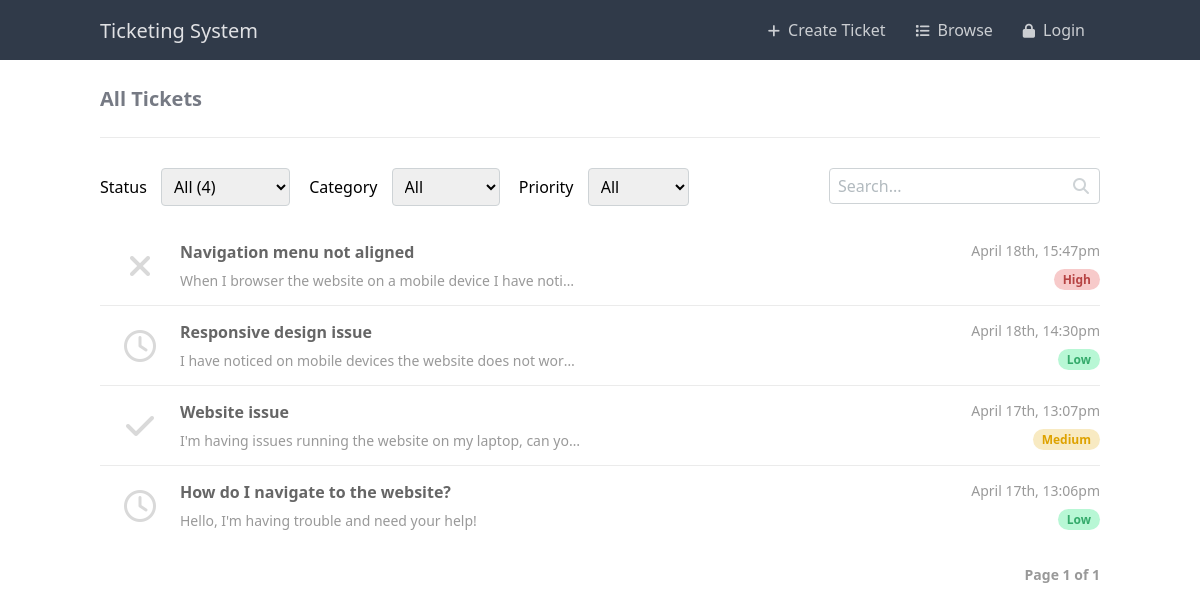
/tickets.php, run on the app's committed database.
### tables this page shows
CREATE TABLE IF NOT EXISTS `tickets` (
  `id` int(11) NOT NULL AUTO_INCREMENT,
  `title` varchar(255) NOT NULL,
  `msg` text NOT NULL,
  `full_name` varchar(50) NOT NULL DEFAULT '',
  `email` varchar(255) NOT NULL,
  `created` datetime NOT NULL DEFAULT current_timestamp(),
  `ticket_status` enum('open','closed','resolved') NOT NULL DEFAULT 'open',
  `priority` enum('low','medium','high') NOT NULL DEFAULT 'low',
  `category_id` int(1) NOT NULL DEFAULT 1,
  `private` tinyint(1) NOT NULL DEFAULT 1,
  `account_id` int(11) NOT NULL DEFAULT 0,
  `approved` tinyint(1) NOT NULL DEFAULT 0,
  PRIMARY KEY (`id`)
);

### tickets.php (the view, shortened to what this page needs)
<?php
include 'functions.php';
$pdo = pdo_connect_mysql();
$status = isset($_GET['status']) ? $_GET['status'] : 'all';
$category = isset($_GET['category']) ? $_GET['category'] : 'all';
$priority = isset($_GET['priority']) ? $_GET['priority'] : 'all';
$search = isset($_GET['search']) ? $_GET['search'] : '';
$page = isset($_GET['page']) ? $_GET['page'] : 1;
$num_tickets_per_page = num_tickets_per_page;
$sql = 'WHERE approved = 1';
$sql .= $status != 'all' ? ' AND ticket_status = :status ' : '';
$sql .= $category != 'all' ? ' AND category_id = :category ' : '';
$sql .= $priority != 'all' ? ' AND priority = :priority ' : '';
$sql .= $search ? ' AND title LIKE :search ' : '';
$sql .= isset($_SESSION['account_loggedin']) && $_SESSION['account_role'] == 'Admin' ? '' : ' AND private = 0 ';
$stmt = $pdo->prepare('SELECT * FROM tickets ' . $sql . ' ORDER BY created DESC LIMIT :current_page, :tickets_per_page');
$stmt->bindValue(':current_page', ($page-1)*(int)$num_tickets_per_page, PDO::PARAM_INT);
$stmt->bindValue(':tickets_per_page', (int)$num_tickets_per_page, PDO::PARAM_INT);
$stmt->execute();
$tickets = $stmt->fetchAll(PDO::FETCH_ASSOC);
$stmt = $pdo->prepare('SELECT COUNT(*) FROM tickets ' . $sql);
$stmt->execute();
$total_tickets = $stmt->fetchColumn();
if (isset($_SESSION['account_loggedin']) && $_SESSION['account_role'] == 'Admin') {
	$num_tickets = $pdo->query('SELECT COUNT(*) FROM tickets WHERE approved = 1')->fetchColumn();
	$num_open_tickets = $pdo->query('SELECT COUNT(*) FROM tickets WHERE ticket_status = "open" AND approved = 1')->fetchColumn();
	$num_closed_tickets = $pdo->query('SELECT COUNT(*) FROM tickets WHERE ticket_status = "closed" AND approved = 1')->fetchColumn();
	$num_resolved_tickets = $pdo->query('SELECT COUNT(*) FROM tickets WHERE ticket_status = "resolved" AND approved = 1')->fetchColumn();
} else {
	$num_tickets = $pdo->query('SELECT COUNT(*) FROM tickets WHERE private = 0 AND approved = 1')->fetchColumn();
}
?>
<?=template_header('Tickets')?>
<div class="content tickets">
	<h2><?=ucfirst($status)?> Tickets</h2>
	<form action="" method="get">
		<div>
			<label for="status">Status</label>
			<select name="status" id="status" onchange="this.parentElement.parentElement.submit()">
				<option value="all"<?=$status=='all'?' selected':''?>>All (<?=number_format($num_tickets)?>)</option>
			</select>
			<label for="category">Category</label>
			<select name="category" id="category" onchange="this.parentElement.parentElement.submit()">
				<option value="all"<?=$category=='all'?' selected':''?>>All</option>
			</select>
			<label for="priority">Priority</label>
			<select name="priority" id="priority" onchange="this.parentElement.parentElement.submit()">
				<option value="all"<?=$priority=='all'?' selected':''?>>All</option>
			</select>
		</div>
		<div class="search">
			<input name="search" type="text" placeholder="Search..." value="<?=htmlspecialchars(trim($search, '%'), ENT_QUOTES)?>" onkeypress="if(event.keyCode == 13) this.parentElement.submit()">
			<button type="submit"><i class="fas fa-search"></i></button>
		</div>
	</form>
	<div class="tickets-list">
		<?php foreach ($tickets as $ticket): ?>
		<a href="view.php?id=<?=$ticket['id']?><?=isset($_SESSION['account_loggedin']) && $_SESSION['account_role'] == 'Admin' && $ticket['private'] ? '&code=' . md5($ticket['id'] . $ticket['email']) : ''?>" class="ticket">
			<span class="con">
				<?php if ($ticket['ticket_status'] == 'open'): ?>
				<i class="far fa-clock fa-2x"></i>
				<?php elseif ($ticket['ticket_status'] == 'resolved'): ?>
				<i class="fas fa-check fa-2x"></i>
				<?php elseif ($ticket['ticket_status'] == 'closed'): ?>
				<i class="fas fa-times fa-2x"></i>
				<?php endif; ?>
			</span>
			<span class="con">
				<span class="title"><?=htmlspecialchars($ticket['title'], ENT_QUOTES)?></span>
				<span class="msg responsive-hidden"><?=htmlspecialchars(strip_tags($ticket['msg']), ENT_QUOTES)?></span>
			</span>
			<span class="con2">
				<span class="created responsive-hidden"><?=date('F dS, G:ia', strtotime($ticket['created']))?></span>
				<span class="priority <?=$ticket['priority']?>"><?=$ticket['priority']?></span>
			</span>
		</a>
		<?php endforeach; ?>
	</div>
	<div class="pagination">
		<span>Page <?=$page?> of <?=ceil($total_tickets / $num_tickets_per_page) == 0 ? 1 : ceil($total_tickets / $num_tickets_per_page)?></span>
	</div>
</div>
<?=template_footer()?>

### functions.php (shortened to what this page needs)
<?php
function template_header($title) {
$login_link = isset($_SESSION['account_loggedin']) ? '<a href="logout.php"><i class="fas fa-sign-out-alt"></i>Logout</a>' : '<a href="login.php"><i class="fas fa-lock"></i>Login</a>';
$admin_link = isset($_SESSION['account_loggedin']) && $_SESSION['account_role'] == 'Admin' ? '<a href="admin/index.php" target="_blank"><i class="fas fa-cog"></i>Admin</a>' : '';
$my_tickets_link = isset($_SESSION['account_loggedin']) ? '<a href="my-tickets.php"><i class="fas fa-user"></i>My Tickets</a>' : '';
echo <<<EOT
<!DOCTYPE html>
<html>
	<head>
		<meta charset="utf-8">
        <meta name="viewport" content="width=device-width,minimum-scale=1">
		<title>$title</title>
		<link href="style.css" rel="stylesheet" type="text/css">
		<link rel="stylesheet" href="https://cdnjs.cloudflare.com/ajax/libs/font-awesome/6.2.0/css/all.min.css">
	</head>
	<body>
        <header class="header">
            <div class="wrapper">
                <h1><a href="index.php">Ticketing System</a></h1>
                <input type="checkbox" id="menu">
                <label for="menu">
                    <i class="fa-solid fa-bars"></i>
                </label>
                <nav class="menu">
                    <a href="create.php"><i class="fas fa-plus"></i>Create Ticket</a>
                    $my_tickets_link
                    <a href="tickets.php"><i class="fa-solid fa-list"></i>Browse</a>
                    $admin_link
                    $login_link
                </nav>
            </div>
        </header>
EOT;
}
function template_footer() {
echo <<<EOT
    <script>
    document.querySelectorAll('.content .toolbar .format-btn').forEach(element => element.onclick = () => {
        let textarea = document.querySelector('.content textarea');
        let text = '<strong></strong>';
        text = element.classList.contains('fa-italic') ? '<i></i>' : text;
        text = element.classList.contains('fa-underline') ? '<u></u>' : text;
        textarea.setRangeText(text, textarea.selectionStart, textarea.selectionEnd, 'select');
    });
    </script>
    </body>
</html>
EOT;
}
?>

### style.css (style rules this page uses)
* { box-sizing: border-box; font-family: system-ui, "Segoe UI", Roboto, Helvetica, Arial, sans-serif, "Apple Color Emoji", "Segoe UI Emoji", "Segoe UI Symbol"; font-size: 16px; }
body { background-color: #FFFFFF; margin: 0; }
.header { background-color: #303a49; height: 60px; width: 100%; }
.header .wrapper { display: flex; position: relative; margin: 0 auto; max-width: 1000px; width: 100%; height: 100%; }
.header .wrapper h1, .header .wrapper a, .header .wrapper label { display: inline-flex; align-items: center; }
.header .wrapper h1 { flex: 1; font-size: 20px; padding: 0; margin: 0; color: #eaebed; font-weight: normal; }
.header .wrapper h1 a { font-weight: inherit; font-size: inherit; color: #e0e1e4; text-decoration: none; }
.header .wrapper .menu { display: flex; align-items: center; }
.header .wrapper .menu a { padding: 0 15px; text-decoration: none; color: #cbced2; font-weight: 500; font-size: 16px; }
.header .wrapper .menu a i { font-size: 14px; padding: 2px 8px 0 0; }
.content { max-width: 1000px; width: 100%; margin: 0 auto; }
.content h2 { margin: 0 0 10px 0; padding: 25px 0; font-size: 20px; font-weight: 600; border-bottom: 1px solid #ebebeb; color: #767a84; }
.tickets .tickets-list, .home .tickets-list { display: flex; flex-flow: column; }
.tickets .tickets-list .ticket, .home .tickets-list .ticket { padding: 15px 0; width: 100%; border-bottom: 1px solid #ebebeb; display: flex; text-decoration: none; }
.tickets .tickets-list .ticket .con, .home .tickets-list .ticket .con { display: flex; justify-content: center; flex-flow: column; }
.tickets .tickets-list .ticket .con2, .home .tickets-list .ticket .con2 { display: flex; flex-flow: column; flex-grow: 1; align-items: flex-end; }
.tickets .tickets-list .ticket i, .home .tickets-list .ticket i { text-align: center; width: 80px; color: #d9d9d9; }
.tickets .tickets-list .ticket .title, .home .tickets-list .ticket .title { font-weight: 600; color: #666666; padding-bottom: 8px; }
.tickets .tickets-list .ticket .msg, .home .tickets-list .ticket .msg { overflow: hidden; white-space: nowrap; text-overflow: ellipsis; max-width: 400px; color: #999999; font-size: 14px; }
.tickets .tickets-list .ticket .created, .home .tickets-list .ticket .created { flex-grow: 1; align-items: flex-end; color: #999999; font-size: 14px; }
.tickets .tickets-list .ticket .priority, .home .tickets-list .ticket .priority { text-transform: capitalize; font-weight: 600; font-size: 12px; padding: 2px 9px; border-radius: 15px; }
.tickets .tickets-list .ticket .priority.low, .home .tickets-list .ticket .priority.low { background-color: #b8f7d5; color: #34aa6b; }
.tickets .tickets-list .ticket .priority.medium, .home .tickets-list .ticket .priority.medium { background-color: #f8eac2; color: #dea200; }
.tickets .tickets-list .ticket .priority.high, .home .tickets-list .ticket .priority.high { background-color: #f7caca; color: #b64343; }
.tickets .tickets-list .ticket:last-child, .home .tickets-list .ticket:last-child { border-bottom: 0; }
.tickets form, .home form { display: flex; padding: 20px 0; justify-content: space-between; }
.tickets form select, .tickets form input, .home form select, .home form input { border: 1px solid #ced3d6; padding: 6px 8px; margin-left: 10px; border-radius: 4px; }
.tickets form select::placeholder, .tickets form input::placeholder, .home form select::placeholder, .home form input::placeholder { color: #b2babf; }
.tickets form select, .home form select { margin-right: 15px; }
.tickets form .search, .home form .search { position: relative; }
.tickets form .search input, .home form .search input { padding-right: 30px; }
.tickets form .search button, .home form .search button { position: absolute; right: 5px; top: 6px; background-color: transparent; border: 0; color: #ced3d6; cursor: pointer; }
.tickets .pagination, .home .pagination { display: flex; justify-content: flex-end; align-items: center; padding: 20px 0 40px 0; }
.tickets .pagination span, .home .pagination span { font-size: 14px; font-weight: 600; padding-left: 12px; color: #999999; }

### data on the page
tickets: ticket_status "closed" (drawn), title "Navigation menu not aligned", msg "When I browser the website on a mobile device I have noti…", created "April 18th, 15:47pm", priority "High"
tickets: ticket_status "open" (drawn), title "Responsive design issue", msg "I have noticed on mobile devices the website does not wor…", created "April 18th, 14:30pm", priority "Low"
tickets: ticket_status "resolved" (drawn), title "Website issue", msg "I'm having issues running the website on my laptop, can yo…", created "April 17th, 13:07pm", priority "Medium"
tickets: ticket_status "open" (drawn), title "How do I navigate to the website?", msg "Hello, I'm having trouble and need your help!", created "April 17th, 13:06pm", priority "Low"

### other printed values
$status "All"
$page "1"
ceil($total_tickets / $num_tickets_per_page) "1"
